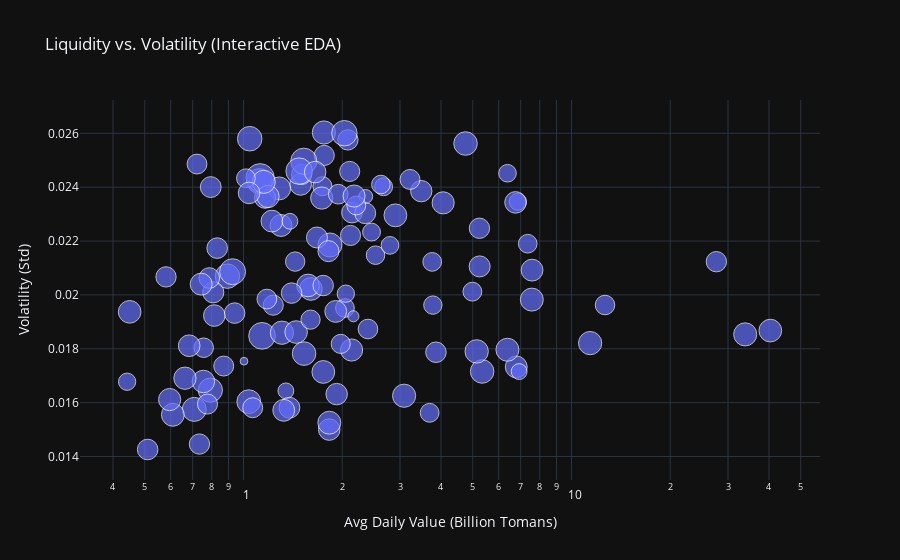

The notebook cell saved with this chart:
### Markdown cell above
**Liquidity vs. Volatility**

In theory, stocks with high trading value should fluctuate more logically because their "market depth" is high and the price will not move with a small purchase or sale. However, this is not always the case in the Iranian stock market due to the phenomenon of "speculation" on large stocks or being locked in queues.

- Inverse (ideal) relationship: If the chart moves from top-left to bottom-right, then our hypothesis is correct: "The more money is in the stock, the less volatility and stress it has."
- Outliers: If you see a stock with high trading value but also very high volatility, this stock is a major battleground for volatility takers and is not suitable for quiet investing.
- Liquidity traps: Stocks on the left (low trading value) and with low volatility are not necessarily safe; they are probably not volatile because no one is trading them!

### Code cell
import plotly.express as px

# 1. Prepare the data
# We already have stats (Return/Risk) and liquidity_df (Avg_Daily_Value)
plot_data = liquidity_df.copy()
plot_data['ticker_name'] = plot_data.index

# 2. Create an Interactive Scatter Plot
fig = px.scatter(
    plot_data, 
    x='Avg_Daily_Value', 
    y='Risk', # This is the Std we calculated before
    size='Return', # Bubble size based on returns
    hover_name='ticker_name',
    log_x=True, # Use log scale for value because of huge gaps
    title='Liquidity vs. Volatility (Interactive EDA)',
    labels={'Avg_Daily_Value': 'Avg Daily Value (Billion Tomans)', 'Risk': 'Volatility (Std)'},
    template='plotly_dark' # Professional dark theme
)

# 3. Add a trend line to see the general relationship
fig.update_traces(marker=dict(line=dict(width=1, color='White')))
fig.show()

### Figure 1 — Plotly figure (JSON) as saved in the notebook; plotly's stock layout.template omitted (floating-point values rounded to 4 significant figures)
{"data": [{"hovertemplate": "<b>%{hovertext}</b><br><br>Avg Daily Value (Billion Tomans)=%{x}<br>Volatility (Std)=%{y}<br>Return=%{marker.size}<extra></extra>", "hovertext": ["Absal", "Alborz.Darou", "Aluminum.R.", "Ama", "Amin.Pharm.", "Azar.Refract.", "Bahman.Group", "Bahman.Inv.", "Bahonar.Copper", "Bama", "Bank.Melli.Inv.", "Behran.Oil", "Behshahr.Group", "Buali.Inv.", "Calcimine", "Chadormalu", "Chimidarou", "DPI", "Daroupakhsh.P.", "Dr..Abidi.Lab.", "E..Kh..Shargh", "Exir.Pharm.", "Farabi.Pharm.", "Ghadir.Inv.", "Ghadir.Kh..L.", "Ghandi.Cables.", "Gharb.Cement.", "Glass.and.Gas", "Gol-E-Gohar.", "Hamadan.Glass", "Hegmatan.Cement", "Housing.Inv.", "I..T..Foundry", "Ind..&.M..L.", "Ind..&.Mine.Inv", "Inf..Services", "Insurance.Inv.", "Iran.Auto-Parts", "Iran.Carton", "Iran.Combine", "Iran.Const..Inv", "Iran.Ind..Dev.", "Iran.Kh..A..M.", "Iran.Khodro", "Iran.M..&.P..M.", "Iran.Mineral.P.", "Iran.Mn..Mines", "Iran.N..Inv.", "Iran.Tire", "Iran.Tractor", "Iran.Zinc.Mines", "Isfahan.Sugar", "Jaber.Hayan.P.", "Karafarin.Bank", "Kaveh.Paper", "Kerman.Cement", "Khark.Petr.", "Kowsar.Pharm.", "Leasing.Iran", "Loabiran", "Loghman.Pharm.", "Margarin", "Mashad.Wheel", "Mehrcam.Pars", "Motogen", "Motorsazan", "N..I..L..Z.", "Negin.Tabas.L.", "NiroCholor", "Nirou.Moharreke", "Nirou.Trans", "Offset", "Oil.Ind..Inv.", "Oroumiyeh.Cem.", "Osvah.Pharm.", "Pak.Dairy", "Pars.Darou", "Pars.Oil", "Pars.Tousheh", "Parsian.Bank", "Paxan", "Pension.Fund", "Petro..Inv.", "Razak.Lab.", "Rena.Investment", "S*Alborz.Inv.", "S*Arak.M..Mfg.", "S*Azarab.Ind.", "S*Behshahr.Inv.", "S*EN.Bank", "S*F..&.Kh..Cement", "S*I..N..C..Ind.", "S*Iran.Chem..Ind.", "S*Iran.Transfo", "S*Metals.&.Min.", "S*Mobarakeh.Steel", "S*Pars.Khodro", "S*Rayan.Saipa", "S*Tehran.Const.", "Sahand.Rubber", "Saipa.Azin", "Saman.Gostar", "Sepah.Inv.", "Shahdiran.Inc.", "Shahed.Inv.", "Shahroud.Cement", "Shargh.Cement", "Shazand.Petr.", "Shomal.Cement", "Sina.Darou.Lab.", "Sobhan.Pharm.", "Takceram", "Techinco", "Technotar", "Tehran.Cement", "Tidewater", "Toosgostar.Inv.", "Tosee.Melli.Inv", "Tuka.Trans.", "Tukafoolad.Inv.", "Yazd.Jooshkab", "Zamyad"], "legendgroup": "", "marker": {"color": "#636efa", "line": {"color": "White", "width": 1}, "size": [0.001214, 0.001669, 0.001351, 0.001137, 0.001206, 0.001157, 0.001358, 0.0007158, 0.001227, 0.0008366, 0.001583, 0.001318, 0.001151, 0.001113, 0.001398, 0.001559, 0.0008534, 0.001718, 0.00164, 0.001613, 0.001378, 0.00203, 0.001585, 0.001545, 0.001166, 0.0005496, 0.001698, 0.0015, 0.001362, 0.001637, 0.001284, 0.001, 0.001815, 0.001259, 0.001099, 0.00101, 0.001067, 0.001301, 0.0009187, 0.001034, 0.00126, 0.001357, 0.001947, 0.00118, 0.001154, 0.001536, 0.001353, 0.001313, 0.001152, 0.001475, 0.0009864, 0.001276, 0.001151, 0.001241, 0.002282, 0.001449, 0.001501, 0.001212, 0.001464, 0.001995, 0.001376, 0.001264, 0.001411, 0.001014, 0.001543, 0.001417, 0.001182, 0.001519, 0.001489, 0.0009106, 0.001461, 0.001919, 0.0009814, 0.001455, 0.001489, 0.001202, 0.001402, 0.001142, 0.001329, 0.001091, 0.001056, 0.00153, 0.0007132, 0.001176, 0.0009979, 0.0014, 0.0008857, 0.001583, 0.001044, 0.0007186, 0.000959, 0.001524, 0.001509, 0.001264, 0.001505, 0.001473, 0.0009939, 0.001181, 0.001132, 0.001242, 0.001109, 0.001177, 0.001478, 0.0001702, 0.001012, 0.001086, 0.0008532, 0.001205, 0.00134, 0.001207, 0.001421, 0.001845, 0.001005, 0.001131, 0.00035, 0.0008941, 0.001192, 0.001363, 0.001326, 0.001394, 0.001324, 0.001328], "sizemode": "area", "sizeref": 5.705e-06, "symbol": "circle"}, "mode": "markers", "name": "", "orientation": "v", "showlegend": false, "type": "scatter", "x": [0.8312, 0.7924, 1.493, 0.8703, 0.9396, 1.763, 7.581, 1.346, 2.142, 6.86, 5.34, 1.825, 1.232, 1.178, 4.061, 5.138, 0.4418, 1.045, 0.7078, 1.038, 1.301, 1.139, 1.53, 11.4, 1.505, 2.358, 0.893, 1.285, 6.785, 1.835, 0.8086, 2.038, 1.119, 1.675, 2.396, 3.694, 1.437, 3.483, 2.673, 1.74, 2.349, 1.911, 1.527, 27.65, 2.119, 1.758, 1.221, 1.923, 2.107, 1.605, 2.623, 1.163, 0.7766, 1.381, 1.124, 0.7544, 1.826, 0.7864, 1.573, 1.478, 0.7428, 1.816, 1.732, 2.207, 1.309, 1.188, 2.081, 1.153, 2.904, 2.457, 0.4496, 0.9261, 2.526, 1.447, 0.609, 1.402, 0.5953, 1.067, 0.8146, 12.65, 1.601, 3.088, 1.385, 0.7338, 3.76, 2.135, 6.381, 4.752, 1.979, 6.923, 3.778, 33.85, 6.377, 5.247, 7.568, 40.37, 7.355, 5.239, 3.218, 0.7944, 1.945, 0.5803, 1.751, 1.003, 4.986, 0.7562, 2.051, 3.861, 0.6829, 0.5102, 0.663, 2.03, 1.017, 0.7215, 2.163, 2.796, 1.75, 1.326, 1.654, 2.173, 1.04, 6.75], "xaxis": "x", "y": [0.02174, 0.01646, 0.0241, 0.01736, 0.01933, 0.02518, 0.02092, 0.01644, 0.02306, 0.02346, 0.01716, 0.015, 0.01962, 0.01985, 0.02342, 0.0179, 0.01678, 0.0258, 0.01575, 0.01604, 0.02258, 0.01848, 0.01782, 0.01821, 0.02448, 0.02366, 0.0207, 0.02396, 0.01733, 0.02186, 0.0201, 0.01952, 0.02422, 0.02213, 0.01873, 0.01562, 0.02124, 0.02385, 0.02402, 0.02404, 0.02304, 0.01939, 0.02497, 0.02123, 0.02221, 0.02603, 0.02274, 0.01632, 0.02459, 0.02022, 0.0241, 0.02361, 0.01595, 0.01581, 0.02435, 0.01678, 0.01526, 0.02063, 0.02035, 0.0246, 0.0204, 0.02163, 0.0236, 0.02332, 0.0186, 0.02365, 0.02576, 0.0242, 0.02296, 0.02233, 0.01937, 0.02086, 0.02148, 0.01862, 0.01555, 0.02007, 0.01611, 0.01581, 0.01923, 0.01962, 0.01908, 0.01626, 0.02273, 0.01446, 0.02123, 0.01795, 0.02452, 0.02562, 0.01818, 0.01715, 0.01962, 0.01853, 0.01796, 0.02106, 0.01983, 0.01868, 0.0219, 0.02248, 0.02429, 0.024, 0.02374, 0.02067, 0.01714, 0.01754, 0.02012, 0.01804, 0.02005, 0.01787, 0.01811, 0.01426, 0.01691, 0.026, 0.02433, 0.02486, 0.01921, 0.02184, 0.02035, 0.01572, 0.02456, 0.02367, 0.02379, 0.02344], "yaxis": "y"}], "layout": {"legend": {"itemsizing": "constant", "tracegroupgap": 0}, "title": {"text": "Liquidity vs. Volatility (Interactive EDA)"}, "xaxis": {"anchor": "y", "domain": [0, 1], "title": {"text": "Avg Daily Value (Billion Tomans)"}, "type": "log"}, "yaxis": {"anchor": "x", "domain": [0, 1], "title": {"text": "Volatility (Std)"}}}}
